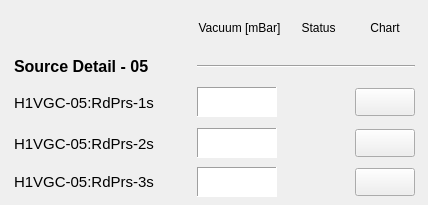
   <widget class="QWidget" name="scrollAreaWidgetContents_25">
    <property name="geometry">
     <rect>
      <x>0</x>
      <y>0</y>
      <width>428</width>
      <height>205</height>
     </rect>
    </property>
    <widget class="QWidget" name="layoutWidget_9">
     <property name="geometry">
      <rect>
       <x>9</x>
       <y>7</y>
       <width>411</width>
       <height>190</height>
      </rect>
     </property>
     <layout class="QGridLayout" name="gridLayout_9">
      <item row="0" column="1">
       <widget class="PyDMLabel" name="PyDMLabel_216">
        <property name="minimumSize">
         <size>
          <width>85</width>
          <height>30</height>
         </size>
        </property>
        <property name="maximumSize">
         <size>
          <width>150</width>
          <height>16777215</height>
         </size>
        </property>
        <property name="toolTip">
         <string/>
        </property>
        <property name="text">
         <string>Vacuum [mBar]</string>
        </property>
        <property name="alignment">
         <set>Qt::AlignCenter</set>
        </property>
       </widget>
      </item>
      <item row="0" column="2">
       <widget class="PyDMLabel" name="PyDMLabel_266">
        <property name="minimumSize">
         <size>
          <width>50</width>
          <height>30</height>
         </size>
        </property>
        <property name="toolTip">
         <string/>
        </property>
        <property name="text">
         <string>Status</string>
        </property>
        <property name="alignment">
         <set>Qt::AlignCenter</set>
        </property>
       </widget>
      </item>
      <item row="0" column="3">
       <widget class="PyDMLabel" name="PyDMLabel_267">
        <property name="minimumSize">
         <size>
          <width>60</width>
          <height>30</height>
         </size>
        </property>
        <property name="toolTip">
         <string/>
        </property>
        <property name="text">
         <string>Chart</string>
        </property>
        <property name="alignment">
         <set>Qt::AlignCenter</set>
        </property>
       </widget>
      </item>
      <item row="1" column="0">
       <widget class="PyDMLabel" name="PyDMLabel_268">
        <property name="minimumSize">
         <size>
          <width>172</width>
          <height>25</height>
         </size>
        </property>
        <property name="maximumSize">
         <size>
          <width>160</width>
          <height>16777215</height>
         </size>
        </property>
        <property name="font">
         <font>
          <pointsize>12</pointsize>
          <weight>75</weight>
          <bold>true</bold>
         </font>
        </property>
        <property name="toolTip">
         <string/>
        </property>
        <property name="text">
         <string>Source Detail - 05</string>
        </property>
       </widget>
      </item>
      <item row="1" column="1" colspan="3">
       <widget class="Line" name="line_24">
        <property name="sizeIncrement">
         <size>
          <width>0</width>
          <height>0</height>
         </size>
        </property>
        <property name="baseSize">
         <size>
          <width>0</width>
          <height>0</height>
         </size>
        </property>
        <property name="autoFillBackground">
         <bool>false</bool>
        </property>
        <property name="frameShadow">
         <enum>QFrame::Sunken</enum>
        </property>
        <property name="lineWidth">
         <number>1</number>
        </property>
        <property name="midLineWidth">
         <number>0</number>
        </property>
        <property name="orientation">
         <enum>Qt::Horizontal</enum>
        </property>
       </widget>
      </item>
      <item row="2" column="0">
       <widget class="PyDMLabel" name="PyDMLabel_168">
        <property name="minimumSize">
         <size>
          <width>172</width>
          <height>35</height>
         </size>
        </property>
        <property name="font">
         <font>
          <pointsize>11</pointsize>
         </font>
        </property>
        <property name="toolTip">
         <string/>
        </property>
        <property name="text">
         <string>H1VGC-05:RdPrs-1s</string>
        </property>
       </widget>
      </item>
      <item row="2" column="1">
       <widget class="PyDMLabel" name="PyDMLabel_269">
        <property name="enabled">
         <bool>true</bool>
        </property>
        <property name="minimumSize">
         <size>
          <width>80</width>
          <height>30</height>
         </size>
        </property>
        <property name="maximumSize">
         <size>
          <width>80</width>
          <height>30</height>
         </size>
        </property>
        <property name="toolTip">
         <string/>
        </property>
        <property name="accessibleDescription">
         <string/>
        </property>
        <property name="layoutDirection">
         <enum>Qt::LeftToRight</enum>
        </property>
        <property name="autoFillBackground">
         <bool>false</bool>
        </property>
        <property name="styleSheet">
         <string notr="true">background-color: qlineargradient(spread:pad, x1:0, y1:0, x2:1, y2:1, stop:0 rgba(255, 255, 255, 255), stop:1 rgba(255, 255, 255, 255));</string>
        </property>
        <property name="frameShape">
         <enum>QFrame::Panel</enum>
        </property>
        <property name="frameShadow">
         <enum>QFrame::Sunken</enum>
        </property>
        <property name="lineWidth">
         <number>1</number>
        </property>
        <property name="alignment">
         <set>Qt::AlignRight|Qt::AlignTrailing|Qt::AlignVCenter</set>
        </property>
        <property name="channel" stdset="0">
         <string>LA-VA:H1VGC-05:RdPrs-1s</string>
        </property>
        <property name="displayFormat" stdset="0">
         <enum>PyDMLabel::Decimal</enum>
        </property>
       </widget>
      </item>
      <item row="2" column="2">
       <widget class="QLed" name="ledvac09">
        <property name="enabled">
         <bool>true</bool>
        </property>
        <property name="sizePolicy">
         <sizepolicy hsizetype="Maximum" vsizetype="Maximum">
          <horstretch>0</horstretch>
          <verstretch>0</verstretch>
         </sizepolicy>
        </property>
        <property name="minimumSize">
         <size>
          <width>50</width>
          <height>35</height>
         </size>
        </property>
        <property name="maximumSize">
         <size>
          <width>51</width>
          <height>35</height>
         </size>
        </property>
        <property name="toolTip">
         <string/>
        </property>
        <property name="state">
         <bool>false</bool>
        </property>
        <property name="onColor">
         <color>
          <red>0</red>
          <green>140</green>
          <blue>0</blue>
         </color>
        </property>
        <property name="shape">
         <enum>QLed::Circle</enum>
        </property>
       </widget>
      </item>
      <item row="2" column="3">
       <widget class="PyDMPushButton" name="PyDMPushButton_86">
        <property name="minimumSize">
         <size>
          <width>60</width>
          <height>28</height>
         </size>
        </property>
        <property name="maximumSize">
         <size>
          <width>60</width>
          <height>28</height>
         </size>
        </property>
        <property name="toolTip">
         <string/>
        </property>
       </widget>
      </item>
      <item row="3" column="0">
       <widget class="PyDMLabel" name="PyDMLabel_270">
        <property name="minimumSize">
         <size>
          <width>172</width>
          <height>0</height>
         </size>
        </property>
        <property name="maximumSize">
         <size>
          <width>145</width>
          <height>16777215</height>
         </size>
        </property>
        <property name="font">
         <font>
          <pointsize>11</pointsize>
         </font>
        </property>
        <property name="toolTip">
         <string/>
        </property>
        <property name="text">
         <string>H1VGC-05:RdPrs-2s</string>
        </property>
       </widget>
      </item>
      <item row="3" column="1">
       <widget class="PyDMLabel" name="PyDMLabel_159">
        <property name="enabled">
         <bool>true</bool>
        </property>
        <property name="minimumSize">
         <size>
          <width>80</width>
          <height>30</height>
         </size>
        </property>
        <property name="maximumSize">
         <size>
          <width>80</width>
          <height>30</height>
         </size>
        </property>
        <property name="toolTip">
         <string/>
        </property>
        <property name="accessibleDescription">
         <string/>
        </property>
        <property name="layoutDirection">
         <enum>Qt::LeftToRight</enum>
        </property>
        <property name="autoFillBackground">
         <bool>false</bool>
        </property>
        <property name="styleSheet">
         <string notr="true">background-color: qlineargradient(spread:pad, x1:0, y1:0, x2:1, y2:1, stop:0 rgba(255, 255, 255, 255), stop:1 rgba(255, 255, 255, 255));</string>
        </property>
        <property name="frameShape">
         <enum>QFrame::Panel</enum>
        </property>
        <property name="frameShadow">
         <enum>QFrame::Sunken</enum>
        </property>
        <property name="lineWidth">
         <number>1</number>
        </property>
        <property name="alignment">
         <set>Qt::AlignRight|Qt::AlignTrailing|Qt::AlignVCenter</set>
        </property>
        <property name="channel" stdset="0">
         <string>LA-VA:H1VGC-05:RdPrs-2s</string>
        </property>
        <property name="displayFormat" stdset="0">
         <enum>PyDMLabel::Decimal</enum>
        </property>
       </widget>
      </item>
      <item row="3" column="2">
       <widget class="QLed" name="ledvac10">
        <property name="sizePolicy">
         <sizepolicy hsizetype="Maximum" vsizetype="Maximum">
          <horstretch>0</horstretch>
          <verstretch>0</verstretch>
         </sizepolicy>
        </property>
        <property name="minimumSize">
         <size>
          <width>50</width>
          <height>35</height>
         </size>
        </property>
        <property name="maximumSize">
         <size>
          <width>51</width>
          <height>35</height>
         </size>
        </property>
        <property name="toolTip">
         <string/>
        </property>
        <property name="state">
         <bool>false</bool>
        </property>
        <property name="onColor">
         <color>
          <red>0</red>
          <green>140</green>
          <blue>0</blue>
         </color>
        </property>
        <property name="shape">
         <enum>QLed::Circle</enum>
        </property>
       </widget>
      </item>
      <item row="3" column="3">
       <widget class="PyDMPushButton" name="PyDMPushButton_87">
        <property name="minimumSize">
         <size>
          <width>60</width>
          <height>28</height>
         </size>
        </property>
        <property name="maximumSize">
         <size>
          <width>60</width>
          <height>28</height>
         </size>
        </property>
        <property name="toolTip">
         <string/>
        </property>
       </widget>
      </item>
      <item row="4" column="0">
       <widget class="PyDMLabel" name="pv02raps01_27">
        <property name="minimumSize">
         <size>
          <width>172</width>
          <height>0</height>
         </size>
        </property>
        <property name="maximumSize">
         <size>
          <width>145</width>
          <height>16777215</height>
         </size>
        </property>
        <property name="font">
         <font>
          <pointsize>11</pointsize>
         </font>
        </property>
        <property name="toolTip">
         <string/>
        </property>
        <property name="text">
         <string>H1VGC-05:RdPrs-3s</string>
        </property>
       </widget>
      </item>
      <item row="4" column="1">
       <widget class="PyDMLabel" name="PyDMLabel_271">
        <property name="enabled">
         <bool>true</bool>
        </property>
        <property name="minimumSize">
         <size>
          <width>80</width>
          <height>30</height>
         </size>
        </property>
        <property name="maximumSize">
         <size>
          <width>80</width>
          <height>30</height>
         </size>
        </property>
        <property name="toolTip">
         <string/>
        </property>
        <property name="accessibleDescription">
         <string/>
        </property>
        <property name="layoutDirection">
         <enum>Qt::LeftToRight</enum>
        </property>
        <property name="autoFillBackground">
         <bool>false</bool>
        </property>
        <property name="styleSheet">
         <string notr="true">background-color: qlineargradient(spread:pad, x1:0, y1:0, x2:1, y2:1, stop:0 rgba(255, 255, 255, 255), stop:1 rgba(255, 255, 255, 255));</string>
        </property>
        <property name="frameShape">
         <enum>QFrame::Panel</enum>
        </property>
        <property name="frameShadow">
         <enum>QFrame::Sunken</enum>
        </property>
        <property name="lineWidth">
         <number>1</number>
        </property>
        <property name="alignment">
         <set>Qt::AlignRight|Qt::AlignTrailing|Qt::AlignVCenter</set>
        </property>
        <property name="channel" stdset="0">
         <string>LA-VA:H1VGC-05:RdPrs-3s</string>
        </property>
        <property name="displayFormat" stdset="0">
         <enum>PyDMLabel::Decimal</enum>
        </property>
       </widget>
      </item>
      <item row="4" column="3">
       <widget class="PyDMPushButton" name="PyDMPushButton_88">
        <property name="minimumSize">
         <size>
          <width>60</width>
          <height>28</height>
         </size>
        </property>
        <property name="maximumSize">
         <size>
          <width>60</width>
          <height>28</height>
         </size>
        </property>
        <property name="toolTip">
         <string/>
        </property>
       </widget>
      </item>
     </layout>
    </widget>
   </widget>
